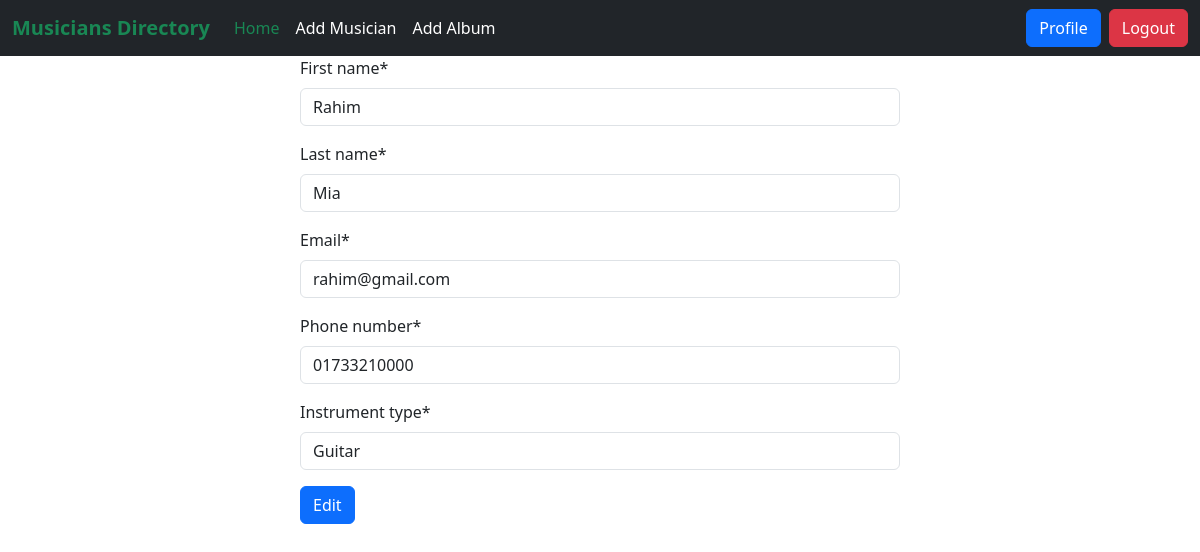
Page /musician/edit/1 (signed in) on the earlier database version.
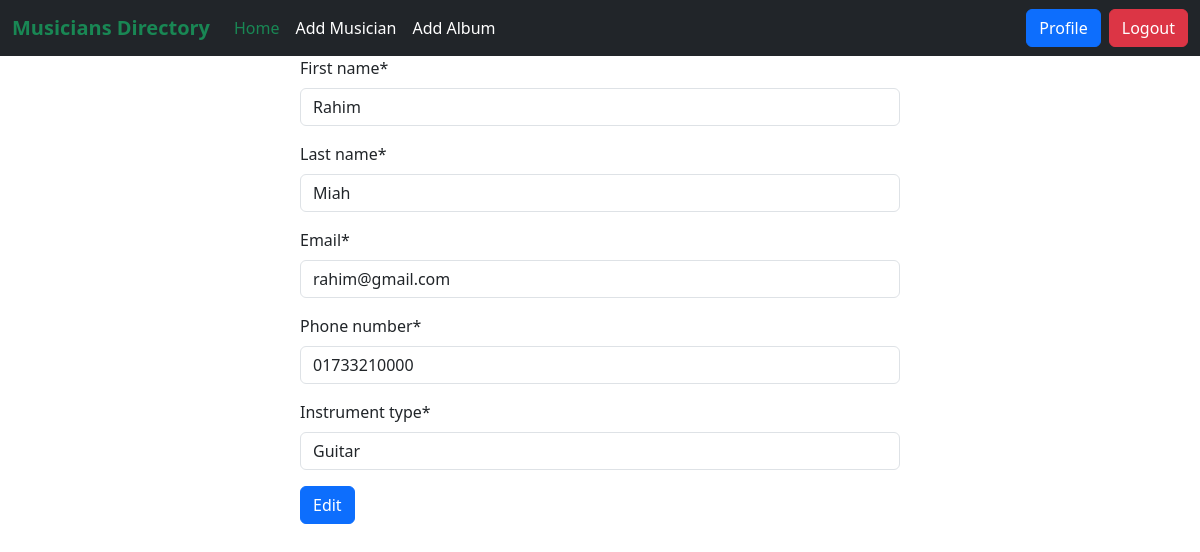
Same page on the later database version.
### Musician/models.py (models this page shows, shortened)
class Musician(models.Model):
    first_name=models.CharField(max_length=40)
    last_name=models.CharField(max_length=40)
    email=models.EmailField()
    phone_number=models.CharField(max_length=20)
    instrument_type=models.CharField(max_length=50)

### Musician/views.py (the view)
# urls.py: path('edit/<int:id>',views.EditMusicianClassView.as_view(),name="EditMusician"),
@method_decorator(login_required,name='dispatch')
class EditMusicianClassView(UpdateView):
    model=Musician
    form_class=MusicianForm
    template_name='add_musician.html'
    success_url=reverse_lazy("Homepage")
    pk_url_kwarg='id'
    def get_context_data(self, **kwargs):
        context=super().get_context_data(**kwargs)
        context['type']='Edit'
        return context

### Musician/forms.py
class MusicianForm(forms.ModelForm):
    class Meta:
        model=Musician
        fields='__all__'

### Musician/templates/add_musician.html (shortened to what this page needs)
{% extends 'base.html' %}
{% load crispy_forms_tags %}
{% block content %}
<form class="w-50 m-auto" method="post">
    {{form|crispy}}
    <input type="submit" class="btn btn-primary" value="{{type}}">
</form>
{% endblock content %}

Differences in the rows shown:
changed Musician "Rahim": last_name "Mia" → "Miah"
